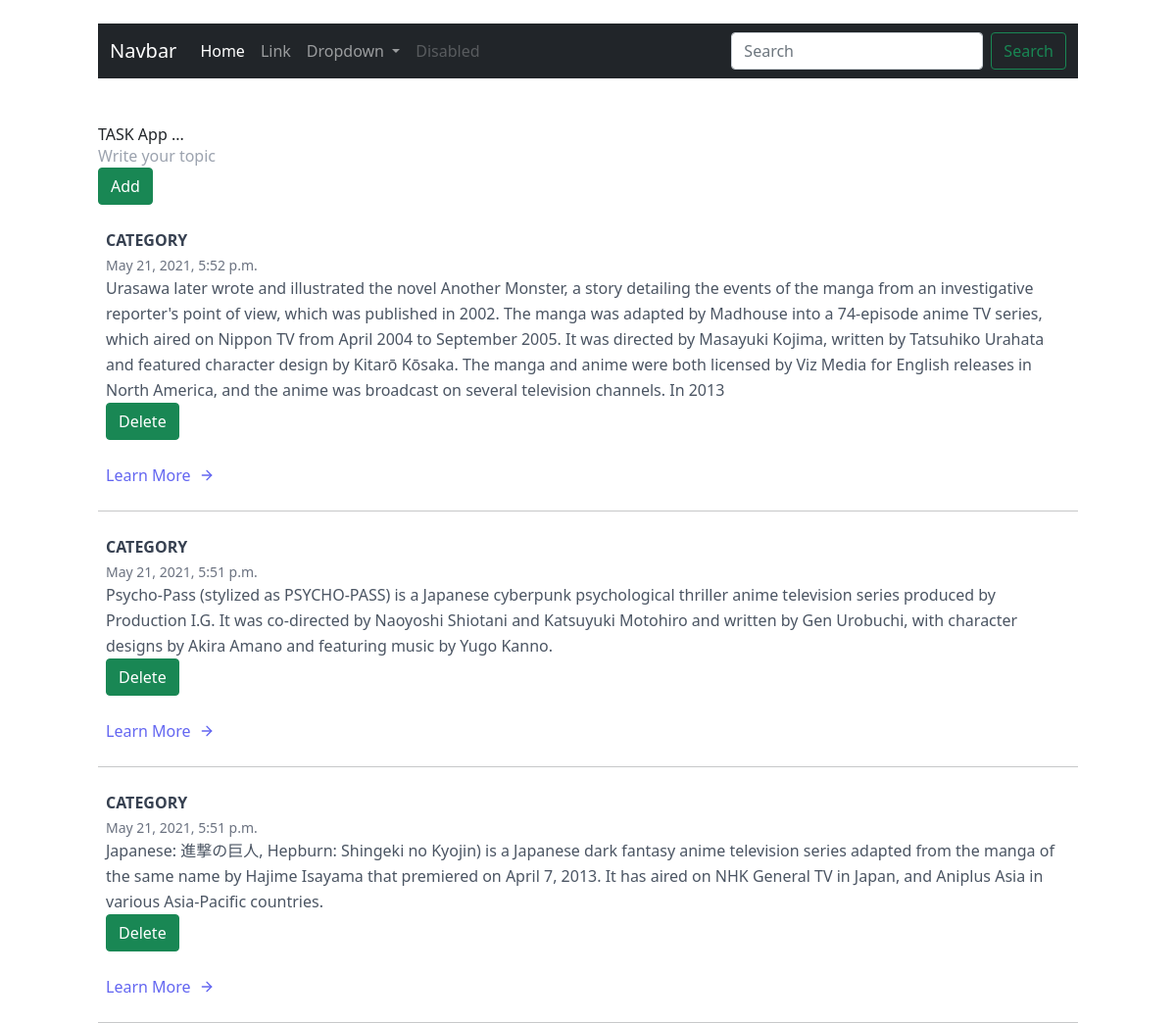
The page / on the database its author committed.
### task/models.py (models this page shows)
class task_model(models.Model) :
    task = models.TextField()
    pub_date = models.DateTimeField(auto_now=False, auto_now_add=True, null=True)

### task/views.py (the view)
# urls.py: path('', views.home , name='home') ,
def home(request):
    form = TaskForm()
    task_data = task_model.objects.all()
    if request.method == 'POST' :
        form = TaskForm(request.POST)
        if form.is_valid():
            form.save()
    context = { 'form':form ,
                'task_data' : task_data[::-1]
    }
    return render(request, 'home.html', context)

### task/forms.py
class TaskForm(ModelForm) :
    task = forms.CharField( label='' , widget=forms.TextInput(attrs={"placeholder": "Write your topic "}))
    class Meta:
        model = task_model
        fields = [
            'task' ,
        ]

### templates/home.html
{% extends 'base.html'%}
{% block content %}
 <br>
 <br>
        <h1>TASK App ...</h1>
        <form action="/add/" method="post"> {% csrf_token %}
        {{form}}
        <p> <input type="submit" value="Add" class="btn btn-success" /> </p>
        </form>
    {% for task in task_data %}
        <section class="text-gray-600 body-font overflow-hidden">
  <div class="container px-2 py-4 mx-auto">
    <div class="-my-8 divide-y-2 divide-gray-100">
      <div class="py-8 flex flex-wrap md:flex-nowrap">
        <div class="md:w-64 md:mb-0 mb-6 flex-shrink-0 flex flex-col">
          <span class="font-semibold title-font text-gray-700">CATEGORY</span>
          <span class="mt-1 text-gray-500 text-sm">{{task.pub_date}}</span>
        </div>
        <div class="md:flex-grow">
          <p class="leading-relaxed"> {{task.task}} </p>
          <form action="/delete/{{task.id}}/" method="post"> {% csrf_token %}
        <p> <input type="submit" value="Delete" class="btn btn-success" /> </p>
          </form>
          <a class="text-indigo-500 inline-flex items-center mt-4">Learn More
            <svg class="w-4 h-4 ml-2" viewBox="0 0 24 24" stroke="currentColor" stroke-width="2" fill="none" stroke-linecap="round" stroke-linejoin="round">
              <path d="M5 12h14"></path>
              <path d="M12 5l7 7-7 7"></path>
            </svg>
          </a>
        </div>
      </div>
</section>
<hr>
    {% endfor %}
 {% endblock content %}

### templates/base.html (shortened to what this page needs)
<!DOCTYPE html>
{% load static %}
<html lang="en">
<html>
<head>
</head>
<link href="https://cdn.jsdelivr.net/npm/bootstrap@5.0.1/dist/css/bootstrap.min.css" rel="stylesheet">
<link href="https://unpkg.com/tailwindcss@^2/dist/tailwind.min.css" rel="stylesheet">
<body>
 <div class="container nav-wrapper">
<br>
<nav class="navbar navbar-expand-lg navbar navbar-dark bg-dark">
  <div class="container-fluid">
    <a class="navbar-brand" href="#">Navbar</a>
    <div class="collapse navbar-collapse" id="navbarSupportedContent">
      <ul class="navbar-nav me-auto mb-2 mb-lg-0">
        <li class="nav-item">
          <a class="nav-link active" aria-current="page" href="#">Home</a>
        </li>
        <li class="nav-item">
          <a class="nav-link" href="#">Link</a>
        </li>
        <li class="nav-item dropdown">
          <a class="nav-link dropdown-toggle" href="#" id="navbarDropdown" role="button" data-bs-toggle="dropdown" aria-expanded="false">
            Dropdown
          </a>
        </li>
        <li class="nav-item">
          <a class="nav-link disabled" href="#" tabindex="-1" aria-disabled="true">Disabled</a>
        </li>
      </ul>
      <form class="d-flex">
        <input class="form-control me-2" type="search" placeholder="Search" aria-label="Search">
        <button class="btn btn-outline-success" type="submit">Search</button>
      </form>
    </div>
  </div>
</nav>
        {% block content %}
        {% endblock content %}
 </div>
 </body>

### rows shown on the page
task_model: pub_date "May 21, 2021, 5:52 p.m.", task "Urasawa later wrote and illustrated the novel Another Monster, a story detailing the events of the manga from an investigative reporter's point of view, which was published in 2002. The manga was adapted by Madhouse into a 74-episode anime TV series, which aired on Nippon TV from April 2004 to September 2005. It was directed by Masayuki Kojima, written by Tatsuhiko Urahata and featured character design by Kitarō Kōsaka. The manga and anime were both licensed by Viz Media for English releases in North America, and the anime was broadcast on several television channels. In 2013"
task_model: pub_date "May 21, 2021, 5:51 p.m.", task "Psycho-Pass (stylized as PSYCHO-PASS) is a Japanese cyberpunk psychological thriller anime television series produced by Production I.G. It was co-directed by Naoyoshi Shiotani and Katsuyuki Motohiro and written by Gen Urobuchi, with character designs by Akira Amano and featuring music by Yugo Kanno."
task_model: pub_date "May 21, 2021, 5:51 p.m.", task "Japanese: 進撃の巨人, Hepburn: Shingeki no Kyojin) is a Japanese dark fantasy anime television series adapted from the manga of the same name by Hajime Isayama that premiered on April 7, 2013. It has aired on NHK General TV in Japan, and Aniplus Asia in various Asia-Pacific countries."
